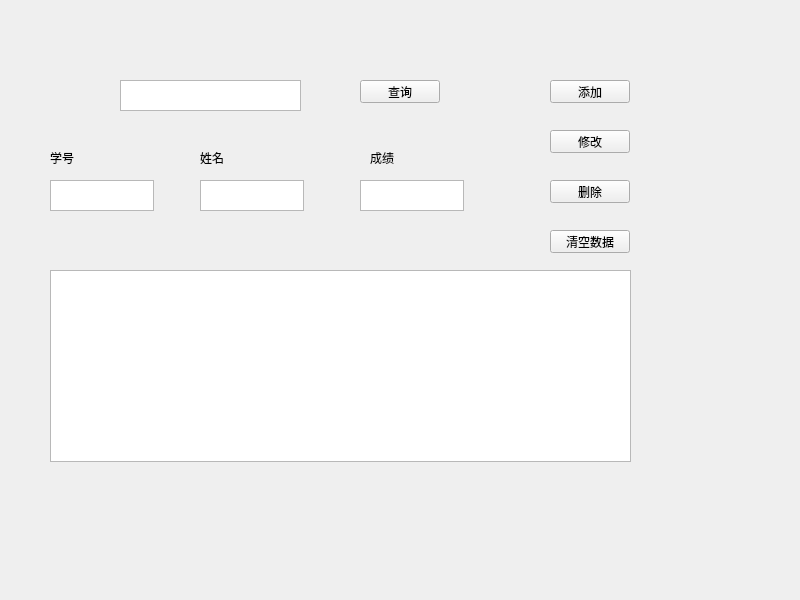
<?xml version="1.0" encoding="UTF-8"?>
<ui version="4.0">
 <class>StudentInfomation</class>
 <widget class="QWidget" name="StudentInfomation">
  <property name="geometry">
   <rect>
    <x>0</x>
    <y>0</y>
    <width>800</width>
    <height>600</height>
   </rect>
  </property>
  <property name="windowTitle">
   <string>StudentInfomation</string>
  </property>
  <widget class="QTextEdit" name="id">
   <property name="geometry">
    <rect>
     <x>50</x>
     <y>180</y>
     <width>104</width>
     <height>31</height>
    </rect>
   </property>
  </widget>
  <widget class="QLabel" name="idlabel">
   <property name="geometry">
    <rect>
     <x>50</x>
     <y>150</y>
     <width>53</width>
     <height>15</height>
    </rect>
   </property>
   <property name="text">
    <string>学号</string>
   </property>
  </widget>
  <widget class="QLabel" name="namelabel">
   <property name="geometry">
    <rect>
     <x>200</x>
     <y>150</y>
     <width>53</width>
     <height>15</height>
    </rect>
   </property>
   <property name="text">
    <string>姓名</string>
   </property>
  </widget>
  <widget class="QLabel" name="gradeslabel">
   <property name="geometry">
    <rect>
     <x>370</x>
     <y>150</y>
     <width>53</width>
     <height>15</height>
    </rect>
   </property>
   <property name="text">
    <string>成绩</string>
   </property>
  </widget>
  <widget class="QTextEdit" name="name">
   <property name="geometry">
    <rect>
     <x>200</x>
     <y>180</y>
     <width>104</width>
     <height>31</height>
    </rect>
   </property>
  </widget>
  <widget class="QTextEdit" name="grades">
   <property name="geometry">
    <rect>
     <x>360</x>
     <y>180</y>
     <width>104</width>
     <height>31</height>
    </rect>
   </property>
  </widget>
  <widget class="QPushButton" name="insertbutton">
   <property name="geometry">
    <rect>
     <x>550</x>
     <y>80</y>
     <width>80</width>
     <height>23</height>
    </rect>
   </property>
   <property name="text">
    <string>添加</string>
   </property>
  </widget>
  <widget class="QPushButton" name="selectbutton">
   <property name="geometry">
    <rect>
     <x>360</x>
     <y>80</y>
     <width>80</width>
     <height>23</height>
    </rect>
   </property>
   <property name="text">
    <string>查询</string>
   </property>
  </widget>
  <widget class="QTextEdit" name="select">
   <property name="geometry">
    <rect>
     <x>120</x>
     <y>80</y>
     <width>181</width>
     <height>31</height>
    </rect>
   </property>
  </widget>
  <widget class="QPushButton" name="changebutton">
   <property name="geometry">
    <rect>
     <x>550</x>
     <y>130</y>
     <width>80</width>
     <height>23</height>
    </rect>
   </property>
   <property name="text">
    <string>修改</string>
   </property>
  </widget>
  <widget class="QPushButton" name="deletebutton">
   <property name="geometry">
    <rect>
     <x>550</x>
     <y>180</y>
     <width>80</width>
     <height>23</height>
    </rect>
   </property>
   <property name="text">
    <string>删除</string>
   </property>
  </widget>
  <widget class="QListView" name="studentsinfolist">
   <property name="geometry">
    <rect>
     <x>50</x>
     <y>270</y>
     <width>581</width>
     <height>192</height>
    </rect>
   </property>
  </widget>
  <widget class="QPushButton" name="clearbutton">
   <property name="geometry">
    <rect>
     <x>550</x>
     <y>230</y>
     <width>80</width>
     <height>23</height>
    </rect>
   </property>
   <property name="text">
    <string>清空数据</string>
   </property>
  </widget>
 </widget>
 <resources/>
 <connections/>
</ui>
